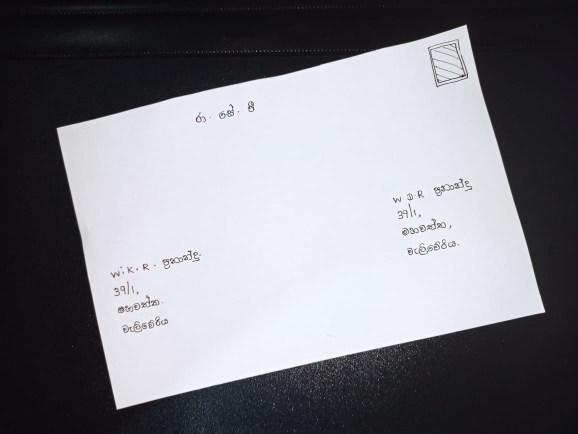
#> input picture images/ad_d2.jpg, 1156 x 868 px (shown at 1/2 size)
$ python my_part1.0.py
#> lines starting #> are read from the running program, lines starting #| are printed output that depends on the picture; after the words box and inside, x2 and y2 are one past the last pixel; in counts of white or black regions, pixels touching at a corner belong together
#import opencv library
import cv2 as cv
import operator

#read the image from computer
img = cv.imread('images/ad_d2.jpg')
#> img is the input picture: shape (868, 1156, 3); mean B, G, R 133.5, 126.8, 126.7
resized_img = cv.resize(img,(500,500))
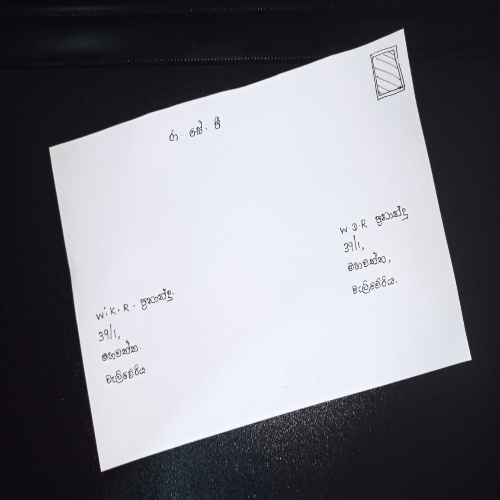
#> resized_img: shape (500, 500, 3); mean B, G, R 133.5, 126.8, 126.7
img_original = resized_img.copy()
gray = cv.cvtColor(resized_img,cv.COLOR_BGR2GRAY)

edges = cv.Canny(gray,100,200)
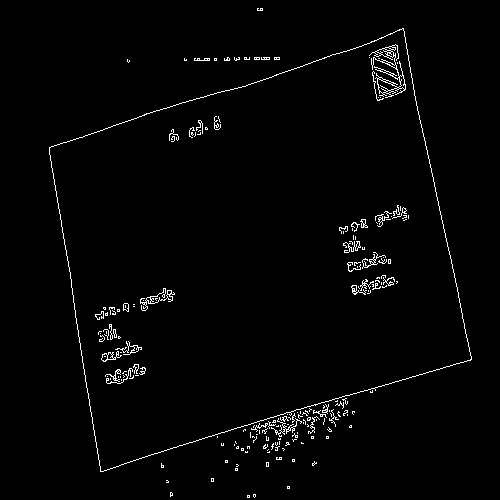
#> edges: shape (500, 500); 1.8% white in thin lines or dots, all inside (x1, y1, x2, y2) = (49, 8, 472, 498)

# [5 lines of commented-out code are left out]

contours, hierarchy = cv.findContours(edges, cv.RETR_EXTERNAL, cv.CHAIN_APPROX_SIMPLE)
#> contours = 98 contours, 96 with area under 20; largest, box (x1, y1, x2, y2) and area: (49, 28, 472, 472) 124273, (271, 418, 302, 437) 30
#cv.drawContours(img_original, contours, -1, (0,255,0), 3)

contours_list = []
for i in contours:
    M = cv.contourArea(i)
    my_object={'contour':i,'area':M}
    contours_list.append(my_object)
#> this loop made 98 passes
#> M on passes 2, 3, 5, 8, 9, 11, 14, 16, 18, 20, 21, 22: 5, 6, 0.5, 0, 4.5, 5.5, 5.5, 1, 0, 1.5, 1, 3.5
#> (i, M) on passes 1, 4, 6, 7, 10, 12: ([[247, 495], [247, 497], [249, 497], [249, 495]], 4), ([[287, 486], [287, 488], [289, 488], [289, 486]], 4), ([[211, 478], [211, 481], [213, 481], [213, 478]], 6), ([[235, 468], [235, 470], [237, 470], [237, 468]], 4), ([[266, 462], [266, 466], [268, 466], [268, 462]], 8), ([[225, 460], [225, 462], [227, 462], [227, 460]], 4)
#> after the loop, contours_list = 98 items

max = contours_list[0]['area']
#> max = 4
max_obj=contours_list[0]
#> max_obj = {'contour': [[247, 495], [247, 497], [249, 497], [249, 495]], 'area': 4}
for obj in contours_list:
    if obj['area']>max:
        max=obj['area']
        max_obj=obj
#> this loop made 98 passes
#> max on passes 2, 3, 10, 53, 60, 97: 5, 6, 8, 10, 30, 124273
#> obj on passes 17, 24, 30, 39, 40, 42: {'contour': [[268, 449], [267, 450]], 'area': 0}, {'contour': [[234, 444], [234, 445]], 'area': 0}, {'contour': [[279, 441], [279, 444]], 'area': 0}, {'contour': [[217, 436], [217, 437]], 'area': 0}, {'contour': [[256, 434], [257, 434]], 'area': 0}, {'contour': [[297, 432], [297, 433]], 'area': 0}
#> after the loop, max = 124273

print("max area is:", max)
#| max area is: 124273.0
print("new element is:", max_obj)
#> (printed output is left out)
print("new obj is:", max_obj['contour'])
#> (printed output is left out)
#cv.drawContours(img_original, max_obj['contour'], -1, (255,255,0), 3)
cv.drawContours(img_original, contours, -1, (255,255,0), 3)
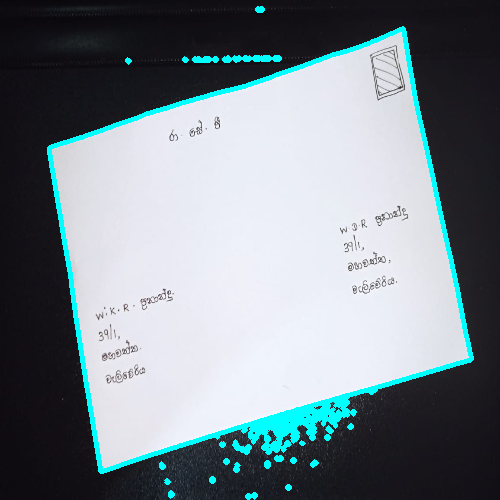
#> img_original: shape (500, 500, 3); 4.3% of pixels changed, all inside (x1, y1, x2, y2) = (47, 6, 474, 500)

cv.imshow('resized image', resized_img)
cv.imshow('output image', edges)
cv.imshow('contour image', img_original)

cv.waitKey(0)

$ run again, with images/ad_d5.jpg copied over images/ad_d2.jpg
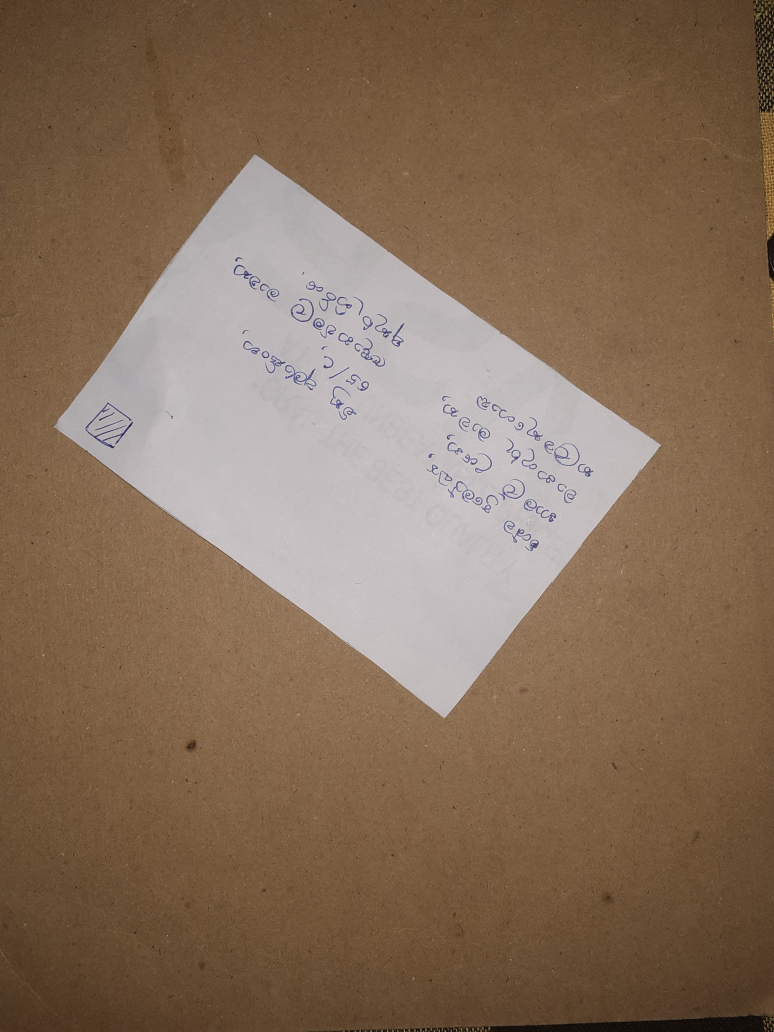
#> input picture images/ad_d5.jpg, 3096 x 4128 px (shown at 1/4 size)
#> img is the input picture: shape (4128, 3096, 3); mean B, G, R 89.4, 110.1, 133.3
#> `edges = cv.Canny(gray,100,200)`:
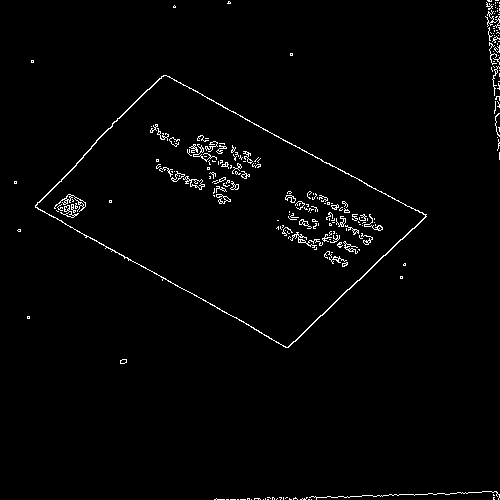
#> edges: shape (500, 500); 1.7% white in thin lines or dots
#> contours = 89 contours, 87 with area under 20; largest, box (x1, y1, x2, y2) and area: (35, 75, 427, 348) 53092, (120, 359, 127, 364) 21
#> the loop `for i in contours:` made 89 passes
#> (M, my_object) on passes 1 to 8: (0, {'contour': [[311, 499]], 'area': 0}), (0, {'contour': [[308, 499], [309, 499]], 'area': 0}), (0, {'contour': [[267, 499], [268, 499]], 'area': 0}), (0, {'contour': [[263, 499]], 'area': 0}), (0, {'contour': [[251, 499]], 'area': 0}), (0, {'contour': [[240, 499], [245, 499]], 'area': 0}), (0, {'contour': [[237, 499], [238, 499]], 'area': 0}), (0, {'contour': [[230, 499], [235, 499]], 'area': 0})
#> after the loop `for i in contours:`: contours_list = 89 items
#> `max = contours_list[0]['area']`: max = 0
#> `max_obj=contours_list[0]`: max_obj = {'contour': [[311, 499]], 'area': 0}
#> the loop `for obj in contours_list:` made 89 passes
#> max on passes 10, 13, 25, 26, 42: 0.5, 1.5, 2.5, 21, 53092
#> after the loop `for obj in contours_list:`: max = 53092
#| max area is: 53092.0
#> (printed output is left out)
#> `cv.drawContours(img_original, contours, -1, (255,255,0), 3)`:
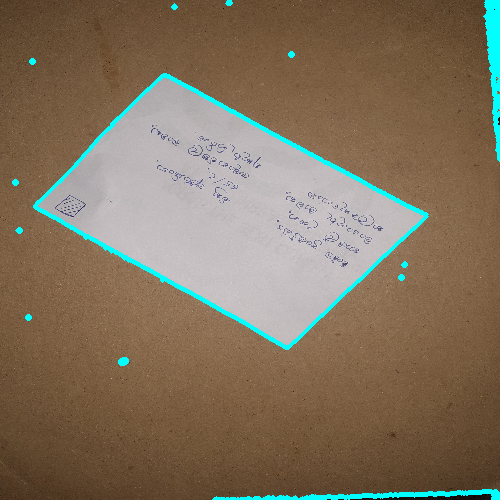
#> img_original: shape (500, 500, 3); mean B, G, R 94, 114.2, 129.5
